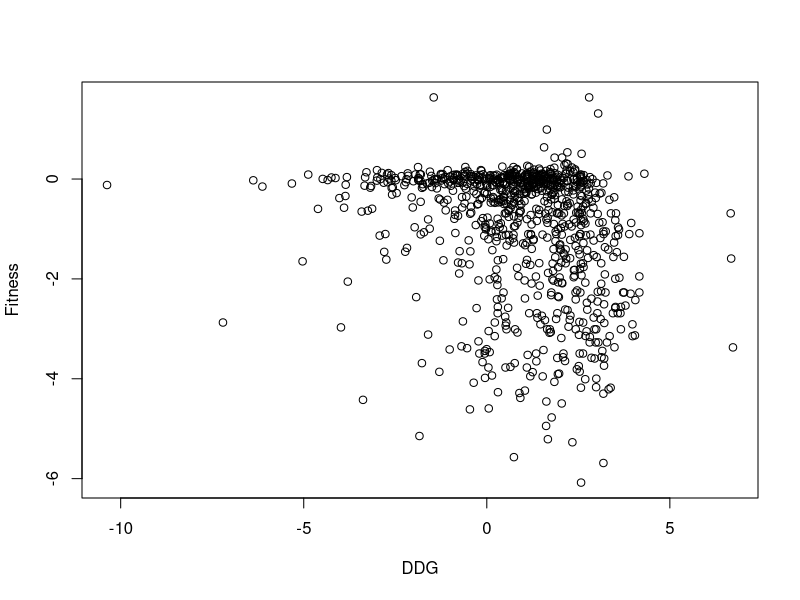
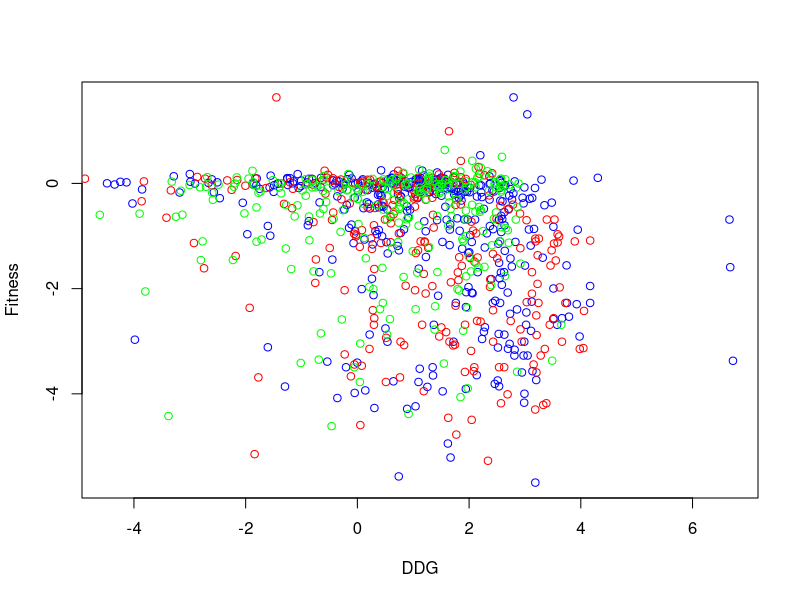

These figures' R source, in order: (Note: this script raises an error after producing the figures.)
dat1 = read.csv('out_pickles/all_DDG_Fitness.csv', header=TRUE, check.names=FALSE)
l_transform = log2(dat1)
plot(l_transform)
charged = read.csv('out_pickles/charged_DDG_Fitness.csv', header=TRUE, check.names=FALSE)
hydrophbic = read.csv('out_pickles/hydrophobic_DDG_Fitness.csv', header=TRUE, check.names=FALSE)
polar = read.csv('out_pickles/polar_DDG_Fitness.csv', header=TRUE, check.names=FALSE)
l_trans_charged = log2(charged)
l_trans_hydrophobic = log2(hydrophbic)
l_trans_polar = log2(polar)
#l_combined = l_trans_charged + l_trans_hydrophobic
plot(l_trans_polar, col = "blue") 
points(l_trans_charged, col = "red")
points(l_trans_hydrophobic, col = "green")
abline(lm(l_trans_polar[,2]~l_trans_polar[,1]))
l_trans_polar[,1]